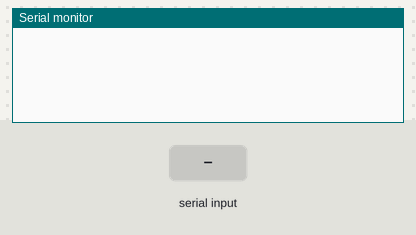
This sketch was run on a simulated Arduino Mega 2560, built with avr-gcc and run on an emulated ATmega2560. On the bench: the last lines printed to the serial monitor. The inputs (shaded band) are chosen by the test bench.

Above: at 1.2 s.
1.3 s: ":800404" received over Serial
At 3.2 s:
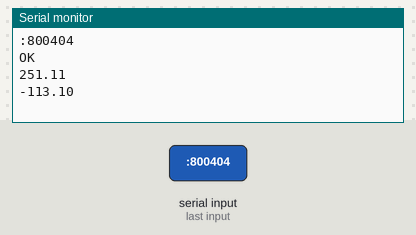
3.5 s: "90,45\n" received over Serial
At 5.2 s:
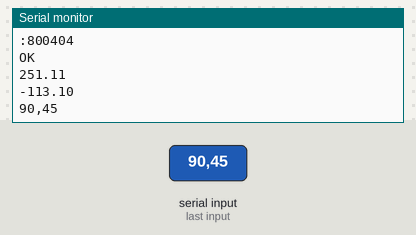
5.5 s: ":800404,45\n" received over Serial
At 6.7 s:
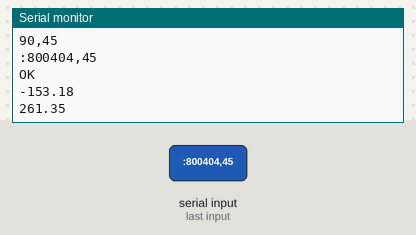
Timing chart, 0 to 8.5 s (numbered marks = the images above; inputs shaded):
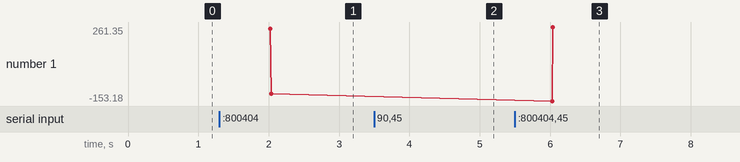

Measured:
- after the input at 1.3 s, the serial monitor: prints a new line after 0.71 s (image 1)
- after the input at 3.5 s, the serial monitor: prints a new line after 0.51 s (image 2)
- after the input at 5.5 s, the serial monitor: prints a new line after 0.51 s (image 3)
- plotted number 1: -113.1 → 261.35 after the input at 5.5 s

The sketch:

serial.ino
```cpp
String commandString = ":80040004000276";
const int contPin =  0;

void setup() {
  Serial.begin(9600);
  Serial1.begin(9600);
  delay(10);
}

void loop() {
  // put your main code here, to run repeatedly:
  serialEvent();
  requestTX();
  delay(2000);
}

void serialEvent() {
  if(Serial.available()){
    size_t len = Serial.available();
    uint8_t sbuf[len];
    Serial.readBytes(sbuf, len);
    String inputString="";
    for(int i=0;i<len;i++)
      inputString += char(sbuf[i]);
    Serial.println(inputString);
    if( inputString.startsWith(":800404") == true) {
      int Humi, Temp;
      Serial.println("OK");
      Humi = HexToInt(sbuf[7])*16*16*16 + HexToInt(sbuf[8])*16*16 +
      HexToInt(sbuf[9])*16 + HexToInt(sbuf[10]);
      Serial.println((float)Humi/100);
      Temp = HexToInt(sbuf[11])*16*16*16 + HexToInt(sbuf[12])*16*16 +
      HexToInt(sbuf[13])*16 + HexToInt(sbuf[14]);
      Serial.println((float)Temp/100);
    }
  }
}

void requestTX() {
  Serial1.println(commandString);
}

int HexToInt(char hex) {
  if( hex <= '9')
    return hex - '0';
  else if (hex <= 'F')
    return hex-'A' +10;
  else if (hex <= 'f')
    return hex-'a' +10;
}
```
